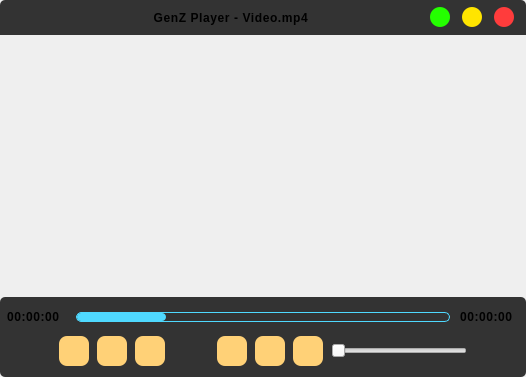
<?xml version="1.0" encoding="UTF-8"?>
<ui version="4.0">
 <class>Form</class>
 <widget class="QWidget" name="Form">
  <property name="geometry">
   <rect>
    <x>0</x>
    <y>0</y>
    <width>526</width>
    <height>377</height>
   </rect>
  </property>
  <property name="windowTitle">
   <string/>
  </property>
  <property name="styleSheet">
   <string notr="true">* {
    font-family: 'Poppins';
    letter-spacing: 0.6px;
}

QMenu {
    background-color: #304049;
    border: 1px solid #7BD0FF;
    border-radius: 2px;
}

QMenu::item {
    background-color: transparent;
    height: 34px;
    font-weight: 700;
}

QMenu::item:selected {
    background-color: #455F86;
}

#playerWidget,
#headerWidget {
    background-color: #333333;
}

#headerWidget {
    border-top-left-radius: 5px;
    border-top-right-radius: 5px;
}

#headingLabel {
    font-weight: 700;
}

#minimizeBtn,
#maximizeBtn,
#exitBtn {
    border: 0;
    border-radius: 10px;
}

#minimizeBtn {
    background-color: #24FF00;
}

#maximizeBtn {
    background-color: #FFE500;
}

#exitBtn {
    background-color: #FF3C3C;
}

#minimizeBtn:hover {
    background-color: #76FF60;
}

#maximizeBtn:hover {
    background-color: #FFEF5A;
}

#exitBtn:hover {
    background-color: #FF5757;
}

#playerWidget {
    border-radius: 5px;
}

#currentDurationLabel,
#videoDurationLabel {
    font-size: 12px;
    font-weight: 700;
}

#videoTimeLine {
    background-color: transparent;
    border: 1px solid #4FD9FF;
    border-radius: 5px;
    height: 10px;
}

#videoTimeLine::chunk {
    background-color: #4FD9FF;
    border-radius: 4px;
}

#playBtn,
#backwordBtn,
#muteBtn,
#forwordBtn,
#fullScreenBtn,
#repeatBtn {
    background-color: #FFD177;
    border: 0;
    border-radius: 8px;
}

#playBtn:hover,
#backwordBtn:hover,
#muteBtn:hover,
#forwordBtn:hover,
#fullScreenBtn:hover,
#repeatBtn:hover {
    background-color: #ffc859;
}

#volumeSlider::groove {
    border-image: url(:/icon/img/volume_bg.png);
}

#volumeSlider::handle {
    border-image: url(:/icon/img/volume_handle.png);
    width: 19px;
    height: 19px;
}</string>
  </property>
  <layout class="QVBoxLayout" name="verticalLayout_2">
   <property name="spacing">
    <number>0</number>
   </property>
   <property name="leftMargin">
    <number>0</number>
   </property>
   <property name="topMargin">
    <number>0</number>
   </property>
   <property name="rightMargin">
    <number>0</number>
   </property>
   <property name="bottomMargin">
    <number>0</number>
   </property>
   <item>
    <widget class="QWidget" name="headerWidget" native="true">
     <property name="minimumSize">
      <size>
       <width>480</width>
       <height>35</height>
      </size>
     </property>
     <property name="maximumSize">
      <size>
       <width>16777215</width>
       <height>35</height>
      </size>
     </property>
     <layout class="QHBoxLayout" name="horizontalLayout_6">
      <property name="leftMargin">
       <number>12</number>
      </property>
      <property name="topMargin">
       <number>0</number>
      </property>
      <property name="rightMargin">
       <number>12</number>
      </property>
      <property name="bottomMargin">
       <number>0</number>
      </property>
      <item>
       <widget class="QLabel" name="logoLabel">
        <property name="minimumSize">
         <size>
          <width>20</width>
          <height>21</height>
         </size>
        </property>
        <property name="maximumSize">
         <size>
          <width>20</width>
          <height>21</height>
         </size>
        </property>
        <property name="text">
         <string/>
        </property>
        <property name="pixmap">
         <pixmap resource="../resources.qrc">:/icon/img/logo.png</pixmap>
        </property>
       </widget>
      </item>
      <item>
       <widget class="QLabel" name="headingLabel">
        <property name="text">
         <string>GenZ Player - Video.mp4</string>
        </property>
        <property name="alignment">
         <set>Qt::AlignCenter</set>
        </property>
       </widget>
      </item>
      <item>
       <widget class="QWidget" name="headerBtnWidget" native="true">
        <property name="minimumSize">
         <size>
          <width>84</width>
          <height>20</height>
         </size>
        </property>
        <property name="maximumSize">
         <size>
          <width>84</width>
          <height>20</height>
         </size>
        </property>
        <layout class="QHBoxLayout" name="horizontalLayout_5">
         <property name="spacing">
          <number>12</number>
         </property>
         <property name="leftMargin">
          <number>0</number>
         </property>
         <property name="topMargin">
          <number>0</number>
         </property>
         <property name="rightMargin">
          <number>0</number>
         </property>
         <property name="bottomMargin">
          <number>0</number>
         </property>
         <item>
          <widget class="QPushButton" name="minimizeBtn">
           <property name="minimumSize">
            <size>
             <width>20</width>
             <height>20</height>
            </size>
           </property>
           <property name="maximumSize">
            <size>
             <width>20</width>
             <height>20</height>
            </size>
           </property>
           <property name="text">
            <string/>
           </property>
           <property name="icon">
            <iconset resource="../resources.qrc">
             <normaloff>:/icon/img/minimize.png</normaloff>:/icon/img/minimize.png</iconset>
           </property>
           <property name="iconSize">
            <size>
             <width>14</width>
             <height>14</height>
            </size>
           </property>
          </widget>
         </item>
         <item>
          <widget class="QPushButton" name="maximizeBtn">
           <property name="minimumSize">
            <size>
             <width>20</width>
             <height>20</height>
            </size>
           </property>
           <property name="maximumSize">
            <size>
             <width>20</width>
             <height>20</height>
            </size>
           </property>
           <property name="text">
            <string/>
           </property>
           <property name="icon">
            <iconset resource="../resources.qrc">
             <normaloff>:/icon/img/maximize.png</normaloff>:/icon/img/maximize.png</iconset>
           </property>
           <property name="iconSize">
            <size>
             <width>14</width>
             <height>14</height>
            </size>
           </property>
          </widget>
         </item>
         <item>
          <widget class="QPushButton" name="exitBtn">
           <property name="minimumSize">
            <size>
             <width>20</width>
             <height>20</height>
            </size>
           </property>
           <property name="maximumSize">
            <size>
             <width>20</width>
             <height>20</height>
            </size>
           </property>
           <property name="text">
            <string/>
           </property>
           <property name="icon">
            <iconset resource="../resources.qrc">
             <normaloff>:/icon/img/exit.png</normaloff>:/icon/img/exit.png</iconset>
           </property>
           <property name="iconSize">
            <size>
             <width>14</width>
             <height>14</height>
            </size>
           </property>
          </widget>
         </item>
        </layout>
       </widget>
      </item>
     </layout>
    </widget>
   </item>
   <item>
    <widget class="QWidget" name="videoWidget" native="true"/>
   </item>
   <item>
    <widget class="QWidget" name="playerWidget" native="true">
     <property name="minimumSize">
      <size>
       <width>480</width>
       <height>80</height>
      </size>
     </property>
     <property name="maximumSize">
      <size>
       <width>16777215</width>
       <height>80</height>
      </size>
     </property>
     <property name="styleSheet">
      <string notr="true"/>
     </property>
     <layout class="QVBoxLayout" name="verticalLayout">
      <property name="spacing">
       <number>0</number>
      </property>
      <property name="leftMargin">
       <number>7</number>
      </property>
      <property name="topMargin">
       <number>11</number>
      </property>
      <property name="rightMargin">
       <number>7</number>
      </property>
      <property name="bottomMargin">
       <number>0</number>
      </property>
      <item>
       <widget class="QWidget" name="timeLineWidget" native="true">
        <property name="minimumSize">
         <size>
          <width>0</width>
          <height>18</height>
         </size>
        </property>
        <property name="maximumSize">
         <size>
          <width>16777215</width>
          <height>18</height>
         </size>
        </property>
        <layout class="QHBoxLayout" name="horizontalLayout_4">
         <property name="spacing">
          <number>10</number>
         </property>
         <property name="leftMargin">
          <number>0</number>
         </property>
         <property name="topMargin">
          <number>0</number>
         </property>
         <property name="rightMargin">
          <number>0</number>
         </property>
         <property name="bottomMargin">
          <number>0</number>
         </property>
         <item>
          <widget class="QLabel" name="currentDurationLabel">
           <property name="minimumSize">
            <size>
             <width>59</width>
             <height>18</height>
            </size>
           </property>
           <property name="maximumSize">
            <size>
             <width>59</width>
             <height>18</height>
            </size>
           </property>
           <property name="text">
            <string>00:00:00</string>
           </property>
          </widget>
         </item>
         <item>
          <widget class="QProgressBar" name="videoTimeLine">
           <property name="minimumSize">
            <size>
             <width>0</width>
             <height>10</height>
            </size>
           </property>
           <property name="maximumSize">
            <size>
             <width>16777215</width>
             <height>10</height>
            </size>
           </property>
           <property name="value">
            <number>24</number>
           </property>
           <property name="textVisible">
            <bool>false</bool>
           </property>
          </widget>
         </item>
         <item>
          <widget class="QLabel" name="videoDurationLabel">
           <property name="minimumSize">
            <size>
             <width>59</width>
             <height>18</height>
            </size>
           </property>
           <property name="maximumSize">
            <size>
             <width>59</width>
             <height>18</height>
            </size>
           </property>
           <property name="text">
            <string>00:00:00</string>
           </property>
          </widget>
         </item>
        </layout>
       </widget>
      </item>
      <item>
       <widget class="QWidget" name="controlWidget" native="true">
        <property name="minimumSize">
         <size>
          <width>0</width>
          <height>0</height>
         </size>
        </property>
        <layout class="QHBoxLayout" name="horizontalLayout">
         <property name="spacing">
          <number>0</number>
         </property>
         <property name="leftMargin">
          <number>0</number>
         </property>
         <property name="topMargin">
          <number>0</number>
         </property>
         <property name="rightMargin">
          <number>0</number>
         </property>
         <property name="bottomMargin">
          <number>0</number>
         </property>
         <item>
          <widget class="QWidget" name="leftControlWidget" native="true">
           <property name="maximumSize">
            <size>
             <width>106</width>
             <height>30</height>
            </size>
           </property>
           <layout class="QHBoxLayout" name="horizontalLayout_2">
            <property name="spacing">
             <number>8</number>
            </property>
            <property name="leftMargin">
             <number>0</number>
            </property>
            <property name="topMargin">
             <number>0</number>
            </property>
            <property name="rightMargin">
             <number>0</number>
            </property>
            <property name="bottomMargin">
             <number>0</number>
            </property>
            <item>
             <widget class="QPushButton" name="backwordBtn">
              <property name="minimumSize">
               <size>
                <width>30</width>
                <height>30</height>
               </size>
              </property>
              <property name="maximumSize">
               <size>
                <width>30</width>
                <height>30</height>
               </size>
              </property>
              <property name="styleSheet">
               <string notr="true"/>
              </property>
              <property name="text">
               <string/>
              </property>
              <property name="icon">
               <iconset resource="../resources.qrc">
                <normaloff>:/icon/img/backword.png</normaloff>:/icon/img/backword.png</iconset>
              </property>
              <property name="iconSize">
               <size>
                <width>24</width>
                <height>24</height>
               </size>
              </property>
             </widget>
            </item>
            <item>
             <widget class="QPushButton" name="playBtn">
              <property name="minimumSize">
               <size>
                <width>30</width>
                <height>30</height>
               </size>
              </property>
              <property name="maximumSize">
               <size>
                <width>30</width>
                <height>30</height>
               </size>
              </property>
              <property name="styleSheet">
               <string notr="true"/>
              </property>
              <property name="text">
               <string/>
              </property>
              <property name="icon">
               <iconset resource="../resources.qrc">
                <normaloff>:/icon/img/play.png</normaloff>:/icon/img/play.png</iconset>
              </property>
              <property name="iconSize">
               <size>
                <width>24</width>
                <height>24</height>
               </size>
              </property>
             </widget>
            </item>
            <item>
             <widget class="QPushButton" name="forwordBtn">
              <property name="minimumSize">
               <size>
                <width>30</width>
                <height>30</height>
               </size>
              </property>
              <property name="maximumSize">
               <size>
                <width>30</width>
                <height>30</height>
               </size>
              </property>
              <property name="styleSheet">
               <string notr="true"/>
              </property>
              <property name="text">
               <string/>
              </property>
              <property name="icon">
               <iconset resource="../resources.qrc">
                <normaloff>:/icon/img/forword.png</normaloff>:/icon/img/forword.png</iconset>
              </property>
              <property name="iconSize">
               <size>
                <width>24</width>
                <height>24</height>
               </size>
              </property>
             </widget>
            </item>
           </layout>
          </widget>
         </item>
         <item>
          <widget class="QWidget" name="rightControlWidget" native="true">
           <property name="minimumSize">
            <size>
             <width>250</width>
             <height>30</height>
            </size>
           </property>
           <property name="maximumSize">
            <size>
             <width>250</width>
             <height>30</height>
            </size>
           </property>
           <layout class="QHBoxLayout" name="horizontalLayout_3">
            <property name="spacing">
             <number>8</number>
            </property>
            <property name="leftMargin">
             <number>0</number>
            </property>
            <property name="topMargin">
             <number>0</number>
            </property>
            <property name="rightMargin">
             <number>0</number>
            </property>
            <property name="bottomMargin">
             <number>0</number>
            </property>
            <item>
             <widget class="QPushButton" name="repeatBtn">
              <property name="minimumSize">
               <size>
                <width>30</width>
                <height>30</height>
               </size>
              </property>
              <property name="maximumSize">
               <size>
                <width>30</width>
                <height>30</height>
               </size>
              </property>
              <property name="styleSheet">
               <string notr="true"/>
              </property>
              <property name="text">
               <string/>
              </property>
              <property name="icon">
               <iconset resource="../resources.qrc">
                <normaloff>:/icon/img/repeat.png</normaloff>:/icon/img/repeat.png</iconset>
              </property>
              <property name="iconSize">
               <size>
                <width>24</width>
                <height>24</height>
               </size>
              </property>
             </widget>
            </item>
            <item>
             <widget class="QPushButton" name="fullScreenBtn">
              <property name="minimumSize">
               <size>
                <width>30</width>
                <height>30</height>
               </size>
              </property>
              <property name="maximumSize">
               <size>
                <width>30</width>
                <height>30</height>
               </size>
              </property>
              <property name="styleSheet">
               <string notr="true"/>
              </property>
              <property name="text">
               <string/>
              </property>
              <property name="icon">
               <iconset resource="../resources.qrc">
                <normaloff>:/icon/img/full_screen.png</normaloff>:/icon/img/full_screen.png</iconset>
              </property>
              <property name="iconSize">
               <size>
                <width>24</width>
                <height>24</height>
               </size>
              </property>
             </widget>
            </item>
            <item>
             <widget class="QPushButton" name="muteBtn">
              <property name="minimumSize">
               <size>
                <width>30</width>
                <height>30</height>
               </size>
              </property>
              <property name="maximumSize">
               <size>
                <width>30</width>
                <height>30</height>
               </size>
              </property>
              <property name="styleSheet">
               <string notr="true"/>
              </property>
              <property name="text">
               <string/>
              </property>
              <property name="icon">
               <iconset resource="../resources.qrc">
                <normaloff>:/icon/img/speaker_100%.png</normaloff>:/icon/img/speaker_100%.png</iconset>
              </property>
              <property name="iconSize">
               <size>
                <width>24</width>
                <height>24</height>
               </size>
              </property>
             </widget>
            </item>
            <item>
             <widget class="QSlider" name="volumeSlider">
              <property name="minimumSize">
               <size>
                <width>136</width>
                <height>19</height>
               </size>
              </property>
              <property name="maximumSize">
               <size>
                <width>136</width>
                <height>19</height>
               </size>
              </property>
              <property name="styleSheet">
               <string notr="true">::groove{
border-image: url(:/icon/img/volume_bg.png);
}
::handle{
	border-image: url(:/icon/img/volume_handle.png);
width:19px;
height:19px;
}</string>
              </property>
              <property name="maximum">
               <number>100</number>
              </property>
              <property name="singleStep">
               <number>5</number>
              </property>
              <property name="orientation">
               <enum>Qt::Horizontal</enum>
              </property>
             </widget>
            </item>
           </layout>
          </widget>
         </item>
        </layout>
       </widget>
      </item>
     </layout>
    </widget>
   </item>
  </layout>
 </widget>
 <resources>
  <include location="../resources.qrc"/>
 </resources>
 <connections/>
</ui>
